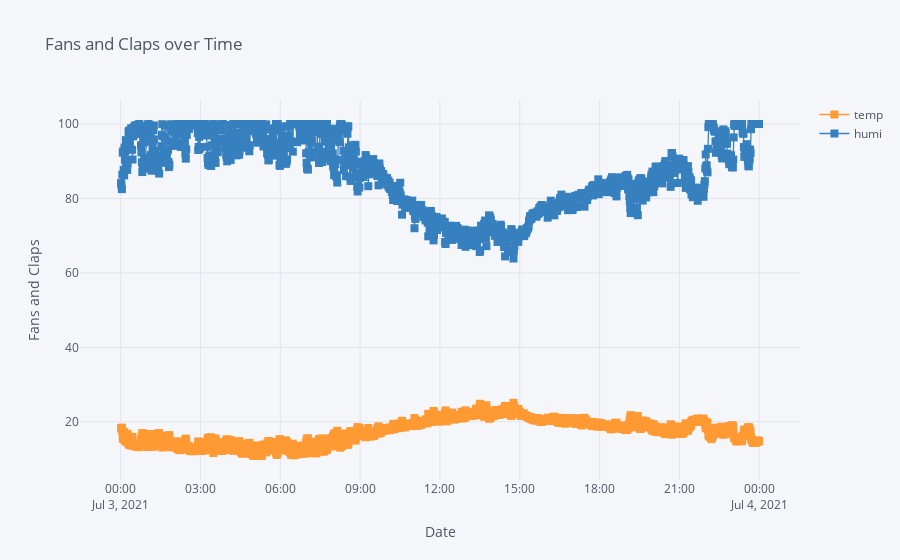

Notebook code for this chart:
### Code cell
df[['temp', 'humi']].iplot(
    mode='lines+markers',
    opacity=0.8,
    size=8,
    symbol=1,
    xTitle='Date',
    yTitle='Fans and Claps',
    title='Fans and Claps over Time')

### Figure 1 — Plotly figure (JSON) as saved in the notebook; plotly's stock layout.template omitted (floating-point values rounded to 4 significant figures; data arrays with more than 128 entries replaced by an {"elided": "..."} marker saying what was removed)
{"data": [{"line": {"color": "rgba(255, 153, 51, 1.0)", "dash": "solid", "shape": "linear", "width": 1.3}, "marker": {"size": 8, "symbol": 1}, "mode": "lines+markers", "name": "temp", "text": "", "type": "scatter", "x": {"elided": "1438 str values"}, "y": {"elided": "1438 float values"}}, {"line": {"color": "rgba(55, 128, 191, 1.0)", "dash": "solid", "shape": "linear", "width": 1.3}, "marker": {"size": 8, "symbol": 1}, "mode": "lines+markers", "name": "humi", "text": "", "type": "scatter", "x": {"elided": "1438 str values"}, "y": {"elided": "1438 float values"}}], "layout": {"legend": {"bgcolor": "#F5F6F9", "font": {"color": "#4D5663"}}, "paper_bgcolor": "#F5F6F9", "plot_bgcolor": "#F5F6F9", "title": {"font": {"color": "#4D5663"}, "text": "Fans and Claps over Time"}, "xaxis": {"gridcolor": "#E1E5ED", "showgrid": true, "tickfont": {"color": "#4D5663"}, "title": {"font": {"color": "#4D5663"}, "text": "Date"}, "zerolinecolor": "#E1E5ED"}, "yaxis": {"gridcolor": "#E1E5ED", "showgrid": true, "tickfont": {"color": "#4D5663"}, "title": {"font": {"color": "#4D5663"}, "text": "Fans and Claps"}, "zerolinecolor": "#E1E5ED"}}}
